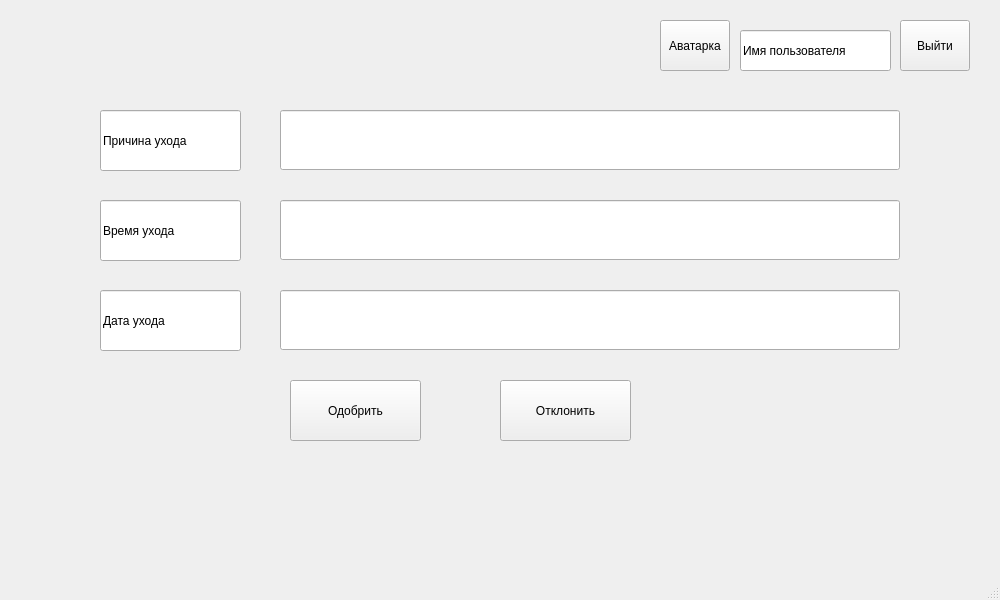
<?xml version="1.0" encoding="UTF-8"?>
<ui version="4.0">
 <class>MainWindow</class>
 <widget class="QMainWindow" name="MainWindow">
  <property name="geometry">
   <rect>
    <x>0</x>
    <y>0</y>
    <width>1000</width>
    <height>600</height>
   </rect>
  </property>
  <property name="windowTitle">
   <string>MainWindow</string>
  </property>
  <widget class="QWidget" name="centralwidget">
   <widget class="QLineEdit" name="lineEdit">
    <property name="geometry">
     <rect>
      <x>280</x>
      <y>110</y>
      <width>620</width>
      <height>60</height>
     </rect>
    </property>
   </widget>
   <widget class="QLineEdit" name="lineEdit_2">
    <property name="geometry">
     <rect>
      <x>280</x>
      <y>200</y>
      <width>620</width>
      <height>60</height>
     </rect>
    </property>
   </widget>
   <widget class="QLineEdit" name="lineEdit_3">
    <property name="geometry">
     <rect>
      <x>280</x>
      <y>290</y>
      <width>620</width>
      <height>60</height>
     </rect>
    </property>
   </widget>
   <widget class="QPushButton" name="pushButton_3">
    <property name="geometry">
     <rect>
      <x>290</x>
      <y>380</y>
      <width>131</width>
      <height>61</height>
     </rect>
    </property>
    <property name="text">
     <string>Одобрить</string>
    </property>
   </widget>
   <widget class="QPushButton" name="pushButton_4">
    <property name="geometry">
     <rect>
      <x>500</x>
      <y>380</y>
      <width>131</width>
      <height>61</height>
     </rect>
    </property>
    <property name="text">
     <string>Отклонить</string>
    </property>
   </widget>
   <widget class="QLineEdit" name="lineEdit_4">
    <property name="geometry">
     <rect>
      <x>100</x>
      <y>110</y>
      <width>141</width>
      <height>61</height>
     </rect>
    </property>
    <property name="text">
     <string>Причина ухода</string>
    </property>
   </widget>
   <widget class="QLineEdit" name="lineEdit_5">
    <property name="geometry">
     <rect>
      <x>100</x>
      <y>200</y>
      <width>141</width>
      <height>61</height>
     </rect>
    </property>
    <property name="text">
     <string>Время ухода</string>
    </property>
   </widget>
   <widget class="QLineEdit" name="lineEdit_6">
    <property name="geometry">
     <rect>
      <x>100</x>
      <y>290</y>
      <width>141</width>
      <height>61</height>
     </rect>
    </property>
    <property name="text">
     <string>Дата ухода</string>
    </property>
   </widget>
   <widget class="QPushButton" name="pushButton_5">
    <property name="geometry">
     <rect>
      <x>900</x>
      <y>20</y>
      <width>70</width>
      <height>51</height>
     </rect>
    </property>
    <property name="text">
     <string>Выйти</string>
    </property>
    <property name="autoRepeat">
     <bool>false</bool>
    </property>
   </widget>
   <widget class="QLineEdit" name="lineEdit_7">
    <property name="geometry">
     <rect>
      <x>740</x>
      <y>30</y>
      <width>151</width>
      <height>41</height>
     </rect>
    </property>
    <property name="text">
     <string>Имя пользователя</string>
    </property>
   </widget>
   <widget class="QPushButton" name="pushButton_6">
    <property name="geometry">
     <rect>
      <x>660</x>
      <y>20</y>
      <width>70</width>
      <height>51</height>
     </rect>
    </property>
    <property name="text">
     <string>Аватарка</string>
    </property>
    <property name="autoRepeat">
     <bool>false</bool>
    </property>
   </widget>
  </widget>
  <widget class="QMenuBar" name="menubar">
   <property name="geometry">
    <rect>
     <x>0</x>
     <y>0</y>
     <width>1000</width>
     <height>26</height>
    </rect>
   </property>
  </widget>
  <widget class="QStatusBar" name="statusbar"/>
 </widget>
 <resources/>
 <connections/>
</ui>
